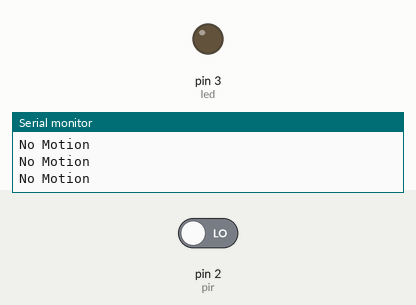
The sketch below on a simulated Arduino Uno, built with avr-gcc and run on an emulated ATmega328P. Parts: output pins drawn as LEDs (lit = HIGH), the last lines printed to the serial monitor. The test bench sets the inputs (shaded band); at power-on: pin 2 (pir) LOW.

Above: at 1.2 s.
1.3 s: pin 2 (pir) driven HIGH
At 2.5 s:
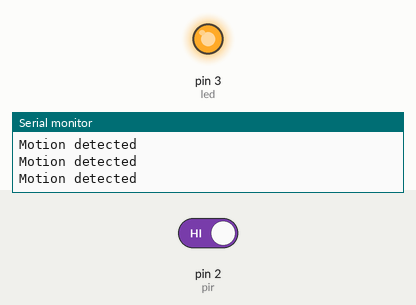
2.9 s: pin 2 (pir) driven LOW
At 3.8 s:
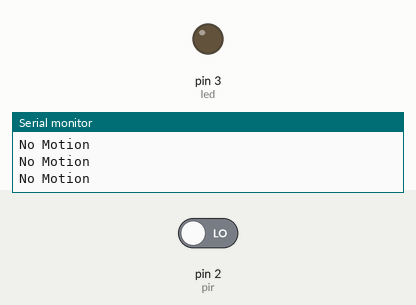
Timing chart, 0 to 5.9 s (numbered marks = the images above; inputs shaded):
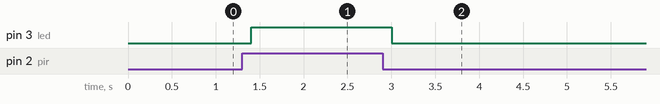

Measured:
- after the input at 1.3 s, pin 3 (led): LOW → HIGH after 0.10 s
- after the input at 2.9 s, pin 3 (led): HIGH → LOW after 0.10 s

The sketch:

F-PIR_Motion_mau.ino
```cpp
const int pir = 2;
const int led = 3;
int motionState = 0;

void setup() {
  Serial.begin(9600);
  pinMode(pir, INPUT_PULLUP);
  pinMode(led, OUTPUT);
}

void loop() {
  if (digitalRead(pir) == HIGH) {
    digitalWrite(led, HIGH);
    Serial.println("Motion detected");
    delay(200);
  }
  else {
    Serial.println("No Motion");
    digitalWrite(led, LOW);
    delay(200);
  }
}
```
